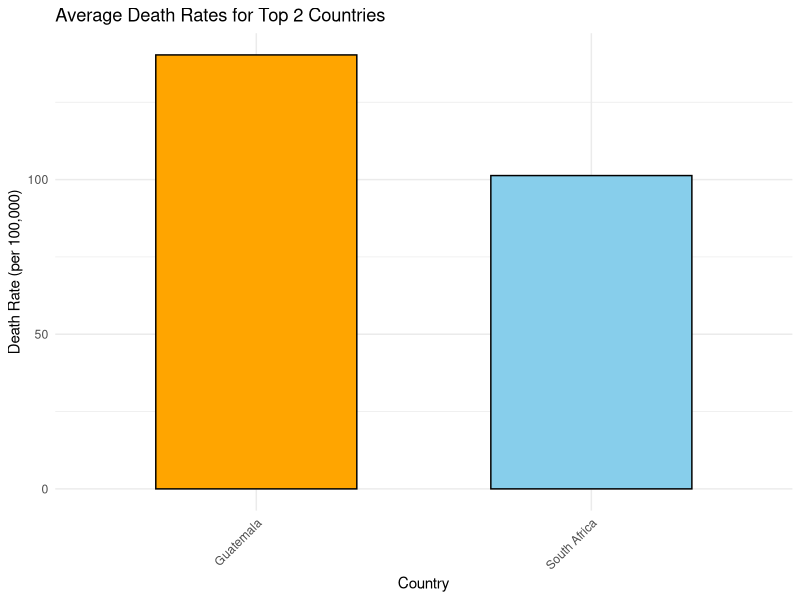

Here is the R script that generated this plot:
# Load necessary libraries
library(ggplot2)
library(dplyr)

# Read the CSV file
data <- read.csv("5- respiratory-infection-death-rate-who-mdb.csv")

# Rename columns for clarity
colnames(data) <- c("Entity", "Code", "Year", "Death_Rate")

# Convert Death_Rate to numeric (if needed)
data$Death_Rate <- as.numeric(data$Death_Rate)

# Aggregate data: calculate mean Death_Rate by Entity
entity_death_rate <- data %>%
  group_by(Entity) %>%
  summarise(Avg_Death_Rate = mean(Death_Rate, na.rm = TRUE)) %>%
  arrange(desc(Avg_Death_Rate))

# Get the top 2 entities with the highest death rates
top_entities <- head(entity_death_rate, 2)

# Calculate mean and standard deviation of the death rates
mean_rate <- mean(top_entities$Avg_Death_Rate, na.rm = TRUE)
sd_rate <- sd(top_entities$Avg_Death_Rate, na.rm = TRUE)

# Total number of observations
total_obs <- nrow(data)

# Create a bar chart for the top 2 countries
ggplot(top_entities, aes(x = Entity, y = Avg_Death_Rate, fill = Entity)) +
  geom_bar(stat = "identity", color = "black", width = 0.6) +
  scale_fill_manual(values = c("orange", "skyblue")) +
  labs(
    title = "Average Death Rates for Top 2 Countries",
    x = "Country",
    y = "Death Rate (per 100,000)"
  ) +
  theme_minimal() +
  theme(
    axis.text.x = element_text(angle = 45, hjust = 1),
    legend.position = "none"
  )

